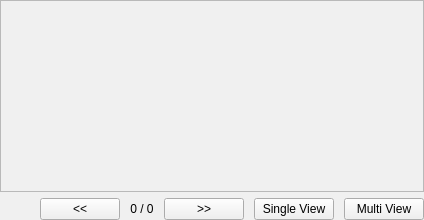
      <widget class="QWidget" name="mInputPicsTab">
       <property name="styleSheet">
        <string notr="true">background-color: rgb(240, 240, 240);</string>
       </property>
       <attribute name="title">
        <string>Input</string>
       </attribute>
       <layout class="QGridLayout" name="gridLayout_3">
        <property name="leftMargin">
         <number>0</number>
        </property>
        <property name="topMargin">
         <number>0</number>
        </property>
        <property name="rightMargin">
         <number>0</number>
        </property>
        <property name="bottomMargin">
         <number>0</number>
        </property>
        <item row="1" column="0">
         <layout class="QHBoxLayout" name="mOrigPicHL">
          <property name="spacing">
           <number>10</number>
          </property>
          <item>
           <spacer name="mOrigPicSpacer">
            <property name="orientation">
             <enum>Qt::Horizontal</enum>
            </property>
            <property name="sizeHint" stdset="0">
             <size>
              <width>40</width>
              <height>20</height>
             </size>
            </property>
           </spacer>
          </item>
          <item>
           <widget class="QPushButton" name="mPrevOrigPicButton">
            <property name="text">
             <string>&lt;&lt;</string>
            </property>
           </widget>
          </item>
          <item>
           <widget class="QLabel" name="mOrigPicsCountLabel">
            <property name="text">
             <string>0 / 0</string>
            </property>
            <property name="alignment">
             <set>Qt::AlignCenter</set>
            </property>
            <property name="margin">
             <number>5</number>
            </property>
           </widget>
          </item>
          <item>
           <widget class="QPushButton" name="mNextOrigPicButton">
            <property name="text">
             <string>&gt;&gt;</string>
            </property>
           </widget>
          </item>
          <item>
           <widget class="QPushButton" name="mOrigPicSingleViewButton">
            <property name="text">
             <string>Single View</string>
            </property>
           </widget>
          </item>
          <item>
           <widget class="QPushButton" name="mOrigPicMultiViewButton">
            <property name="text">
             <string>Multi View</string>
            </property>
           </widget>
          </item>
         </layout>
        </item>
        <item row="0" column="0">
         <widget class="QGraphicsView" name="mOrigPicGraphicsView">
          <property name="font">
           <font>
            <pointsize>10</pointsize>
           </font>
          </property>
          <property name="mouseTracking">
           <bool>true</bool>
          </property>
          <property name="styleSheet">
           <string notr="true">background-color: rgb(240, 240, 240);
</string>
          </property>
          <property name="dragMode">
           <enum>QGraphicsView::NoDrag</enum>
          </property>
         </widget>
        </item>
       </layout>
      </widget>
